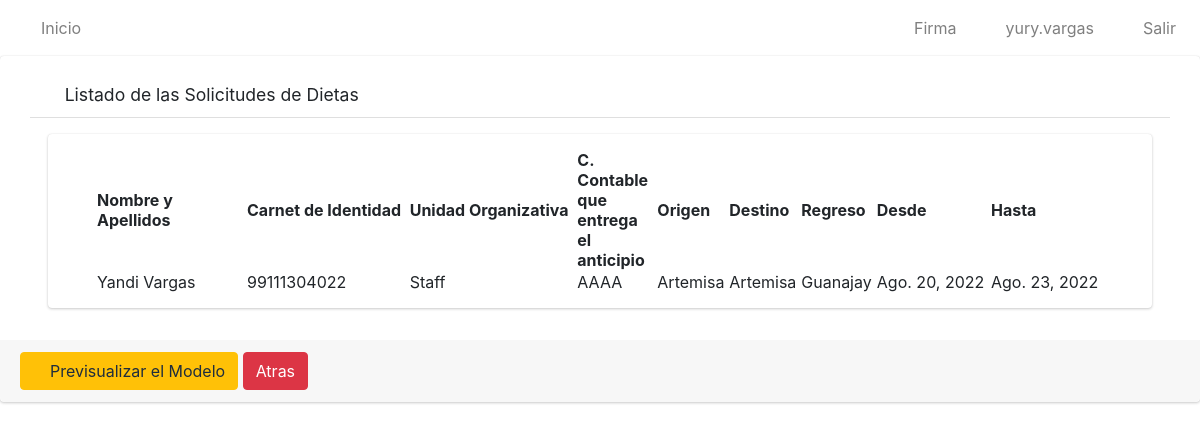
/modelo/solicitudes/listar/4/ (signed in), run on the app's committed database.
### app/models.py (models this page shows, shortened)
class Solicitud(models.Model):
    numero=models.IntegerField()
    solicitante=models.ForeignKey(Solicitante, on_delete=models.CASCADE)
    trabajador=models.ForeignKey(Trabajador, on_delete=models.CASCADE)
    unidad_organizativa=models.ForeignKey(Unidad_Organizativa, on_delete=models.CASCADE)
    c_contable=models.CharField(max_length=4)
    provincia=models.ForeignKey(Provincia, on_delete=models.CASCADE)
    origen=models.ForeignKey(Municipio, on_delete=models.CASCADE, related_name='municipio_origen')
    destino=models.ForeignKey(Municipio, on_delete=models.CASCADE, related_name='municipio_destino')
    regreso=models.ForeignKey(Municipio, on_delete=models.CASCADE, related_name='municipio_regreso')
    fecha_inicio=models.DateField()
    fecha_final=models.DateField()
    parleg=models.ForeignKey(PARLEG, on_delete=models.CASCADE)
    cargo_presupuesto=models.ForeignKey(Cargo_al_Presupuesto, on_delete=models.CASCADE)
    autoriza=models.ForeignKey(Autoriza, on_delete=models.CASCADE)
    estado=models.CharField(max_length=20)
    observaciones=models.CharField(max_length=500)
    class Meta:
        verbose_name="Solicitud"
        verbose_name_plural="Solicitudes"

class Trabajador(models.Model):
    usuario=models.OneToOneField(User, on_delete=models.CASCADE)
    ci=models.CharField(max_length=11, unique=True)
    def __str__(self):
            return self.usuario.first_name+' '+self.usuario.last_name
    class Meta:
        verbose_name = "Trabajador"
        verbose_name_plural = "Trabajadores"

class Unidad_Organizativa(models.Model):
    nombre=models.CharField(max_length=100)
    def __str__(self):
        return self.nombre
    class Meta:
        verbose_name="Unidad Organizativa"
        verbose_name_plural="Unidades Organizativas"

class Municipio(models.Model):
    nombre=models.CharField(max_length=30)
    provincia=models.ForeignKey(Provincia, on_delete=models.CASCADE)
    def __str__(self):
        return self.nombre
    class Meta:
        verbose_name="Municipio"
        verbose_name_plural="Municipios"

### app/views.py (the view)
# urls.py: path('modelo/solicitudes/listar/<id>/', listar_solicitudes_de_modelo, name='solicitudModel'),
@permission_required('app.view_solicitud')
def listar_solicitudes_de_modelo(request, id):
    lista=[]
    modelo=Modelo.objects.get(id=id)
    lista_solicitudes=modelo.solicitudes.all()
    for i in lista_solicitudes:
        lista.append(i)
    data={
        'soli': lista,
    }
    return render(request, 'modelos/solicitudes/listar.html', data)

### app/templates/modelos/solicitudes/listar.html
{% extends 'base.html' %}
{% load static %}
{% block content %}
    <div class=" card card-default">
        <div class="card-header px-3 mb-3 mt-3 container">
            <h3 class="card-title">
            <i class="fas fa-search"></i>
                Listado de las Solicitudes de Dietas
            </h3>
            </div>
        <div class="card card-body content-header mx-5 px-5">
            <table id="myTable" class="display" style="width: 100%;">
                <thead>
                    <tr>
                        <th>Nombre y Apellidos</th>
                        <th>Carnet de Identidad</th>
                        <th>Unidad Organizativa</th>
                        <th>C. Contable que entrega el anticipio</th>
                        <th>Origen</th>
                        <th>Destino</th>
                        <th>Regreso</th>
                        <th>Desde</th>
                        <th>Hasta</th>
                    </tr>
                </thead>
                <tbody>
                    {% for i in soli %}
                    <tr>
                        <td style="width: 150px;">{{i.trabajador}}</td>
                        <td>{{i.trabajador.ci}}</td>
                        <td>{{i.unidad_organizativa}}</td>
                        <td style="width: 80px;">{{i.c_contable}}</td>
                        <td>{{i.origen}}</td>
                        <td>{{i.destino}}</td>
                        <td>{{i.regreso}}</td>
                        <td>{{i.fecha_inicio}}</td>
                        <td>{{i.fecha_final}}</td>
                    </tr>
                    {% endfor %}
                </tbody>
            </table>
        </div>
        <div class=" card-footer mt-3">
            <a href="#" type="button" class="btn btn-primary btn-warning">
                <i class="fas fa-file"></i>
                Previsualizar el Modelo
            </a>
            <a href="{% url 'listarMod' %}" type="button" class="btn btn-primary btn-danger">
                Atras
            </a>
        </div>
    </div>
{% endblock %}

### app/templates/base.html (shortened to what this page needs)
{% load static %}
<html>
    <head>
  <link rel="stylesheet" href="{% static 'plugins/fontawesome-free/css/all.min.css'%}">
        <link href="https://cdn.jsdelivr.net/npm/bootstrap@5.2.0/dist/css/bootstrap.min.css" rel="stylesheet">
        <link rel="stylesheet" type="text/css" href="{% static 'datatable/data_tables/datatables.min.css' %}" />
  <link rel="stylesheet" href="https://cdnjs.cloudflare.com/ajax/libs/jquery-confirm/3.3.2/jquery-confirm.min.css">
  <link rel="stylesheet" href="https://cdn.jsdelivr.net/npm/bootstrap-icons@1.7.2/font/bootstrap-icons.css">
  <link href="https://cdn.jsdelivr.net/npm/bootstrap@5.2.0-beta1/dist/css/bootstrap.min.css" rel="stylesheet"
>
<link href="https://cdn.jsdelivr.net/npm/bootstrap@5.2.0/dist/css/bootstrap.min.css" rel="stylesheet">
        <link rel="stylesheet" href="{% static 'dist/css/adminlte.min.css'%}">
    </head>
<nav class="navbar navbar-expand-md navbar-white navbar-light">
 <ul class="navbar-nav">
          <li class="nav-item">
            <a href="{% url 'solicitudes' %}" class="nav-link">
            <i class="fas fa-home"></i>
            Inicio</a>
          </li>
        </ul>
    <ul class="navbar-nav ml-auto">
      <li class="nav-item">
           <a class="nav-link" onclick="modal_firma()" role="button">
            <i class="fas fa-edit"></i> Firma
           </a>
      </li>
      <li class="nav-item">
        <a class="nav-link" href="javascript:;"role="button">
          <i class="fas fa-user"></i>  {{ user.username }}
        </a>
      </li>
      <li class="nav-item">
        <a class="nav-link" href="{% url 'logout' %}"role="button">
          <i class="fas fa-power-off"></i> Salir
        </a>
      </li>
    </ul>
  </nav>
        {%block content%}
        {% endblock %}
    </body>
</html>

### data on the page
Solicitud: trabajador "Yandi Vargas", trabajador.ci "99111304022", unidad_organizativa "Staff", c_contable "AAAA", origen "Artemisa", destino "Artemisa", regreso "Guanajay", fecha_inicio "Ago. 20, 2022", fecha_final "Ago. 23, 2022"

### other printed values
{{ user.username }} "yury.vargas"
